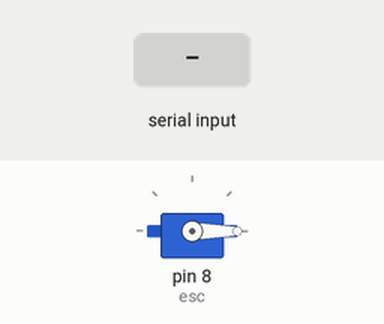
This sketch was run on a simulated Arduino Uno, built with avr-gcc and run on an emulated ATmega328P. On the bench: servo. The inputs (shaded band) are chosen by the test bench. What the sketch prints to the serial monitor is not drawn.

Above: at 1.2 s.
1.3 s: "90,45\n" received over Serial
At 1.56 s:
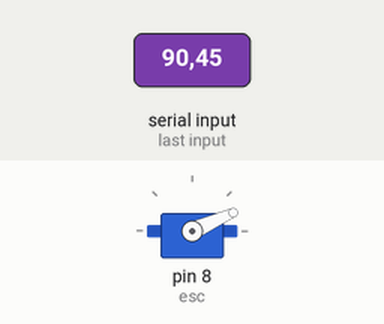
4.3 s: "0\n" received over Serial
5.8 s: "30,150\n" received over Serial
At 9.07 s:
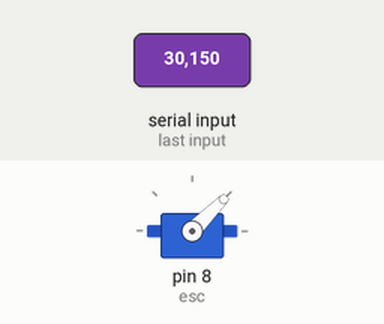
At 11.32 s:
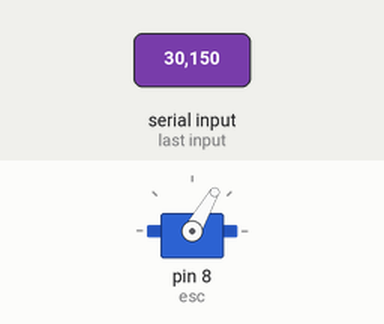
Timing chart, 0 to 25.6 s (numbered marks = the images above; inputs shaded):
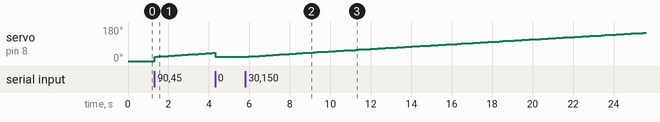

Measured:
- after the input at 1.3 s, servo on pin 8 (esc): moves from 0° to 43° over 2.8 s, starting at once
- after the input at 5.8 s, servo on pin 8 (esc): moves from 23° to 149° over 19.5 s, starting after 0.18 s

The sketch:

ESC_test1.ino
```cpp
#include <Servo.h>//Using servo library to control ESC

Servo esc; //Creating a servo class with name as esc
float val = 0;
float val_ESC = 0;
float Speed = 0;

void setup() {
  esc.attach(8); //Specify the esc signal pin,Here as D8
  esc.writeMicroseconds(1000); //initialize the signal to 1000
  Serial.begin(9600);
  //Creating a variable val
}

void loop()
{
  if (Serial.available() > 1) {
    Speed = Serial.parseInt();
    Serial.println(Speed);
    // val = map(val, 0, 1023, 1000, 2000); //mapping val to minimum and maximum(Change if needed)


  }

  if (Speed != val) {
    if (Speed == 0) val=0;
    else if (Speed >= val) {
      val += 0.05;
    }
    else {
      val += -0.05;
    }
    val_ESC = map(val, 0, 100, 780, 2000);
  }

  esc.writeMicroseconds(val_ESC); //using val as the signal to esc
  Serial.println(val_ESC);


}
```
